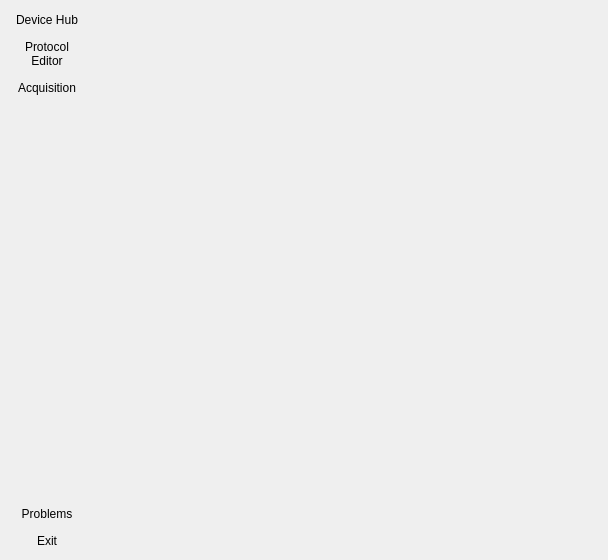
<?xml version="1.0" encoding="UTF-8"?>
<ui version="4.0">
 <class>MainWindow</class>
 <widget class="QMainWindow" name="MainWindow">
  <property name="geometry">
   <rect>
    <x>0</x>
    <y>0</y>
    <width>608</width>
    <height>560</height>
   </rect>
  </property>
  <property name="sizePolicy">
   <sizepolicy hsizetype="Preferred" vsizetype="Preferred">
    <horstretch>0</horstretch>
    <verstretch>0</verstretch>
   </sizepolicy>
  </property>
  <property name="windowTitle">
   <string>MainWindow</string>
  </property>
  <property name="styleSheet">
   <string notr="true"/>
  </property>
  <widget class="QWidget" name="centralwidget">
   <layout class="QHBoxLayout" name="horizontalLayout">
    <property name="spacing">
     <number>0</number>
    </property>
    <property name="leftMargin">
     <number>0</number>
    </property>
    <property name="topMargin">
     <number>0</number>
    </property>
    <property name="rightMargin">
     <number>0</number>
    </property>
    <property name="bottomMargin">
     <number>0</number>
    </property>
    <item>
     <widget class="QFrame" name="portal">
      <layout class="QVBoxLayout" name="portal_buttons_layout">
       <item>
        <widget class="QToolButton" name="device_hub">
         <property name="sizePolicy">
          <sizepolicy hsizetype="Preferred" vsizetype="Preferred">
           <horstretch>0</horstretch>
           <verstretch>0</verstretch>
          </sizepolicy>
         </property>
         <property name="text">
          <string>Device Hub</string>
         </property>
         <property name="icon">
          <iconset resource="../resources/resources.qrc">
           <normaloff>:/main_window/device_hub</normaloff>:/main_window/device_hub</iconset>
         </property>
         <property name="iconSize">
          <size>
           <width>48</width>
           <height>48</height>
          </size>
         </property>
         <property name="toolButtonStyle">
          <enum>Qt::ToolButtonTextUnderIcon</enum>
         </property>
         <property name="autoRaise">
          <bool>true</bool>
         </property>
        </widget>
       </item>
       <item>
        <widget class="QToolButton" name="protocol_editor">
         <property name="sizePolicy">
          <sizepolicy hsizetype="Preferred" vsizetype="Preferred">
           <horstretch>0</horstretch>
           <verstretch>0</verstretch>
          </sizepolicy>
         </property>
         <property name="text">
          <string>Protocol
Editor</string>
         </property>
         <property name="icon">
          <iconset resource="../resources/resources.qrc">
           <normaloff>:/main_window/protocol_editor</normaloff>:/main_window/protocol_editor</iconset>
         </property>
         <property name="iconSize">
          <size>
           <width>48</width>
           <height>48</height>
          </size>
         </property>
         <property name="toolButtonStyle">
          <enum>Qt::ToolButtonTextUnderIcon</enum>
         </property>
         <property name="autoRaise">
          <bool>true</bool>
         </property>
        </widget>
       </item>
       <item>
        <widget class="QToolButton" name="acquisition">
         <property name="sizePolicy">
          <sizepolicy hsizetype="Preferred" vsizetype="Preferred">
           <horstretch>0</horstretch>
           <verstretch>0</verstretch>
          </sizepolicy>
         </property>
         <property name="text">
          <string>Acquisition</string>
         </property>
         <property name="icon">
          <iconset resource="../resources/resources.qrc">
           <normaloff>:/main_window/acquisition</normaloff>:/main_window/acquisition</iconset>
         </property>
         <property name="iconSize">
          <size>
           <width>48</width>
           <height>48</height>
          </size>
         </property>
         <property name="toolButtonStyle">
          <enum>Qt::ToolButtonTextUnderIcon</enum>
         </property>
         <property name="autoRaise">
          <bool>true</bool>
         </property>
        </widget>
       </item>
       <item>
        <spacer name="vertical_spacer">
         <property name="orientation">
          <enum>Qt::Vertical</enum>
         </property>
         <property name="sizeHint" stdset="0">
          <size>
           <width>20</width>
           <height>40</height>
          </size>
         </property>
        </spacer>
       </item>
       <item>
        <widget class="QToolButton" name="problems">
         <property name="sizePolicy">
          <sizepolicy hsizetype="Preferred" vsizetype="Preferred">
           <horstretch>0</horstretch>
           <verstretch>0</verstretch>
          </sizepolicy>
         </property>
         <property name="text">
          <string>Problems</string>
         </property>
         <property name="icon">
          <iconset resource="../resources/resources.qrc">
           <normaloff>:/main_window/problems</normaloff>:/main_window/problems</iconset>
         </property>
         <property name="iconSize">
          <size>
           <width>48</width>
           <height>48</height>
          </size>
         </property>
         <property name="toolButtonStyle">
          <enum>Qt::ToolButtonTextUnderIcon</enum>
         </property>
         <property name="autoRaise">
          <bool>true</bool>
         </property>
        </widget>
       </item>
       <item>
        <widget class="QToolButton" name="exit">
         <property name="sizePolicy">
          <sizepolicy hsizetype="Preferred" vsizetype="Preferred">
           <horstretch>0</horstretch>
           <verstretch>0</verstretch>
          </sizepolicy>
         </property>
         <property name="text">
          <string>Exit</string>
         </property>
         <property name="icon">
          <iconset resource="../resources/resources.qrc">
           <normaloff>:/main_window/exit</normaloff>:/main_window/exit</iconset>
         </property>
         <property name="iconSize">
          <size>
           <width>48</width>
           <height>48</height>
          </size>
         </property>
         <property name="toolButtonStyle">
          <enum>Qt::ToolButtonTextUnderIcon</enum>
         </property>
         <property name="autoRaise">
          <bool>true</bool>
         </property>
        </widget>
       </item>
      </layout>
     </widget>
    </item>
    <item>
     <widget class="QStackedWidget" name="workspace">
      <property name="sizePolicy">
       <sizepolicy hsizetype="Preferred" vsizetype="Preferred">
        <horstretch>1</horstretch>
        <verstretch>0</verstretch>
       </sizepolicy>
      </property>
     </widget>
    </item>
   </layout>
  </widget>
 </widget>
 <resources>
  <include location="../resources/resources.qrc"/>
 </resources>
 <connections/>
</ui>
